Frame 1 (no input): blank canvas, image omitted
Frame 60 (the mouse pressed at the canvas centre just before this capture): blank canvas, image omitted
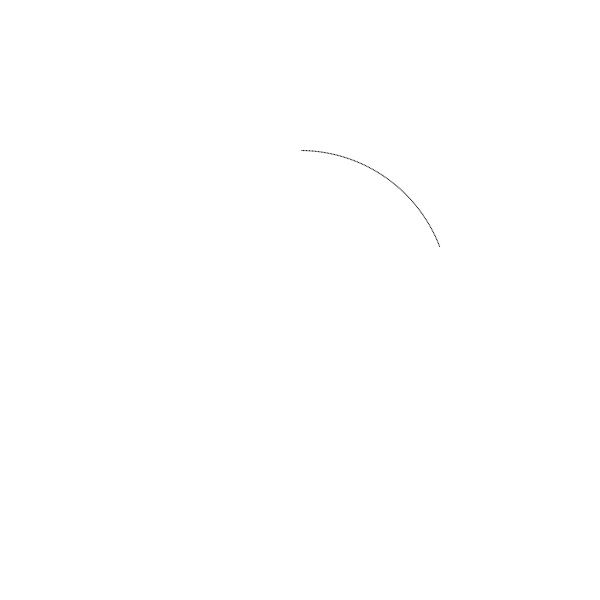
Frame 120 (the mouse held since frame 60 and released just before this capture)

The Processing sketch whose frames 1 and 60 were blank and that drew this single picture after the mouse press (run headless with seeded random() and noise(); from frame 60 on, the mouse is pressed at the canvas centre):

// Processing sketch: drawCircle
// ── drawCircle.pde
//Processing

int radius = 150;
float r = 0;
void drawCircle(){
  r += 0.01;
  pushMatrix();
  translate(width/2, height/2);
  rotate(r);
  fill(0);
  rect(0,-radius,1,1);
  popMatrix();
  
}


void setup() {

  size(600, 600);
  background(255);
  smooth();
  noStroke();

}

void draw(){

  drawCircle();

}
